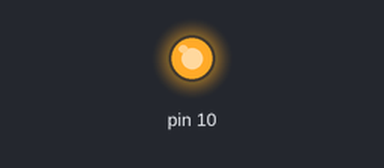
Simulated run of this program. Board: Arduino Uno, built with avr-gcc and run on an emulated ATmega328P. On the bench: output pins drawn as LEDs (lit = HIGH). What the program prints to the serial monitor is not drawn.

Above: at 0.1 s.
Timing chart, 0 to 1.6 s (numbered marks = the images above):
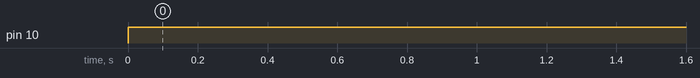

The program:

main.cpp
```cpp
#include <Arduino.h>
#include<WINBOND.h>


#define CS 10

void setup()
{
    Serial.begin(115200);
    while(!Serial);
    WINBOND winbond;
    winbond.Init(CS);
    Serial.println("STM32");
    Serial.println(winbond.Read_jedec_id());
    winbond.Read(true);
}


void loop()
{

}
```

WINBOND.cpp
```cpp
/* Author: Dharani mohan
 * Date: 10.02.2024*/

#include <Arduino.h>

#include <SPI.h>

#include <WINBOND.h>

void WINBOND::Reset() {
  digitalWrite(CS_PIN, LOW);
  SPI.transfer(RESET);
  delayMicroseconds(100);
  digitalWrite(CS_PIN, HIGH);
}

void WINBOND::Release_Power_Down() {
  digitalWrite(CS_PIN, LOW);
  SPI.transfer(R_POWER_DOWN);
  digitalWrite(CS_PIN, HIGH);
}

void WINBOND::Init(int CS_PIN) {
  SPI.begin();
  SPI.setBitOrder(MSBFIRST);
  SPI.setDataMode(SPI_MODE0);
  pinMode(CS_PIN, OUTPUT);
  digitalWrite(CS_PIN, HIGH);
  Reset();
  Release_Power_Down();
  WriteDisable();
}

void WINBOND::WriteEnable() {
  digitalWrite(CS_PIN, LOW);
  SPI.transfer(WRITE_ENABLE);
  digitalWrite(CS_PIN, HIGH);
}

void WINBOND::WriteDisable() {
  digitalWrite(CS_PIN, LOW);
  SPI.transfer(WRITE_DISABLE);
  digitalWrite(CS_PIN, HIGH);
}

void WINBOND::ChipErase() {
  WriteEnable();
  digitalWrite(CS_PIN, LOW);
  SPI.transfer(CHIP_ERASE);
  digitalWrite(CS_PIN, HIGH);
  WriteDisable();
}

byte WINBOND::ManufactureID() {
  digitalWrite(CS_PIN, LOW);
  SPI.transfer(R_MANUFAC_ID);
  SPI.transfer(0x00);
  SPI.transfer(0x00);
  SPI.transfer(0x00);
  byte manufacture_id = SPI.transfer(0xFF);
  digitalWrite(CS_PIN, HIGH);
  return manufacture_id;
}

byte WINBOND::Read_jedec_id() {
  digitalWrite(CS_PIN, LOW);
  SPI.transfer(R_JEDEC_ID);
  byte jedec_id = SPI.transfer(0xFF);
  digitalWrite(CS_PIN, HIGH);
  return jedec_id;
}

void WINBOND::PowerDown() {
  digitalWrite(CS_PIN, LOW);
  SPI.transfer(POWER_DOWN);
  digitalWrite(CS_PIN, HIGH);
}

void WINBOND::Write(long address, int data[], int data_size) {
  WriteEnable();
  delayMicroseconds(5);
  digitalWrite(CS_PIN, LOW);
  SPI.transfer(WRITE);
  SPI.transfer((byte)((address >> 16) & 0x0000FF));
  SPI.transfer((byte)((address >> 8) & 0x0000FF));
  if (data_size == 256) {
    SPI.transfer(0x00);
  } else {
    SPI.transfer((byte)((address) & 0x0000FF));
  }

  for (int i = 0; i < data_size; i++) {
    SPI.transfer(data[i]);
  }
  digitalWrite(CS_PIN, HIGH);
  delayMicroseconds(100);
  WriteDisable();
}

void WINBOND::Read(bool FastRead) {
  unsigned long start_time = millis(); // Record the start time

  for (long i = 0x00000000; i <= 0xFF000000; i += 256) {
    digitalWrite(CS_PIN, LOW);
    if (FastRead) {
      SPI.transfer(FAST_READ);
    } else {
      SPI.transfer(READ);
    }
    SPI.transfer((byte)((i >> 16) & 0x000000FF));
    SPI.transfer((byte)((i >> 8) & 0x000000FF));
    SPI.transfer((byte)((i) & 0x000000FF));
    if (FastRead) {
      SPI.transfer(0x00);
    }
    for (int j = 0; j < 2048; j++) {
      byte data = SPI.transfer(0xFF);
      if (data < 0x10) {
        Serial.print("0");
      }
      Serial.print(data, HEX);
      // Print a space between each byte
      Serial.print(" ");
      // Print a newline character after every 16 bytes
      if ((j + 1) % 16 == 0) {
        Serial.println();
        unsigned long current_time = millis();
        unsigned long elapsed_time = current_time - start_time;
        unsigned long bytes_read_so_far = (i + j + 1) * 256; // Total bytes read so far
        unsigned long total_bytes = 0xFF000000; // Total bytes to read
        unsigned long bytes_remaining = total_bytes - bytes_read_so_far;
        unsigned long bytes_per_second = bytes_read_so_far / (elapsed_time / 1000); // Bytes per second
        unsigned long seconds_remaining = bytes_remaining / bytes_per_second; // Estimated seconds remaining
        unsigned long minutes_remaining = seconds_remaining / 60; // Convert seconds to minutes
        Serial.print("Time remaining: ");
        Serial.print(minutes_remaining);
        Serial.println(" minutes");
      }
    }

    digitalWrite(CS_PIN, HIGH);
    delayMicroseconds(250);
  }
}


void WINBOND::BlockErase(long address) {
  WriteEnable();
  digitalWrite(CS_PIN, LOW);
  SPI.transfer(BLOCK_ERASE);
  SPI.transfer((byte)(address >> 16));
  SPI.transfer((byte)(address >> 8));
  SPI.transfer((byte) address);
  digitalWrite(CS_PIN, HIGH);
  delay(250);
  WriteDisable();
}

void WINBOND::SectorErase(long address) {
  WriteEnable();
  digitalWrite(CS_PIN, LOW);
  SPI.transfer(SECTOR_ERASE);
  SPI.transfer((byte)(address >> 16));
  SPI.transfer((byte)(address >> 8));
  SPI.transfer((byte) address);
  digitalWrite(CS_PIN, HIGH);
  delay(1000);
  WriteDisable();
}
```

WINBOND.h
```cpp
#ifndef WINBOND_H
#define WINBOND_H

#include<Arduino.h>

#define WRITE_ENABLE  0x06
#define WRITE_DISABLE 0x04
#define R_STA_REG     0x05
#define W_STA_REG     0x01
#define WRITE         0x02
#define READ          0x03
#define FAST_READ     0x0B
#define FAST_READ_2   0x3B
#define BLOCK_ERASE   0xD8
#define SECTOR_ERASE  0x20
#define CHIP_ERASE    0xC7
#define POWER_DOWN    0xB9
#define R_POWER_DOWN  0xAB
#define HIGH_PF       0xA3
#define R_JEDEC_ID    0x9F
#define R_MANUFAC_ID  0x90
#define RESET         0xFF

class WINBOND {
  private: int CS_PIN;
  public: void Init(int CS_PIN);
  void Reset();
  void Release_Power_Down();
  void WriteEnable();
  void WriteDisable();
  int chk_sta_reg();
  void ChipErase();
  byte ManufactureID();
  byte Read_jedec_id();
  void PowerDown();
  void Read(bool FastRead);
  void Write(long address, int data[], int data_size);
  void BlockErase(long address);
  void SectorErase(long address);
};

#endif
```

Measured:
- by itself, pin 10: LOW → HIGH at 0.00 s
